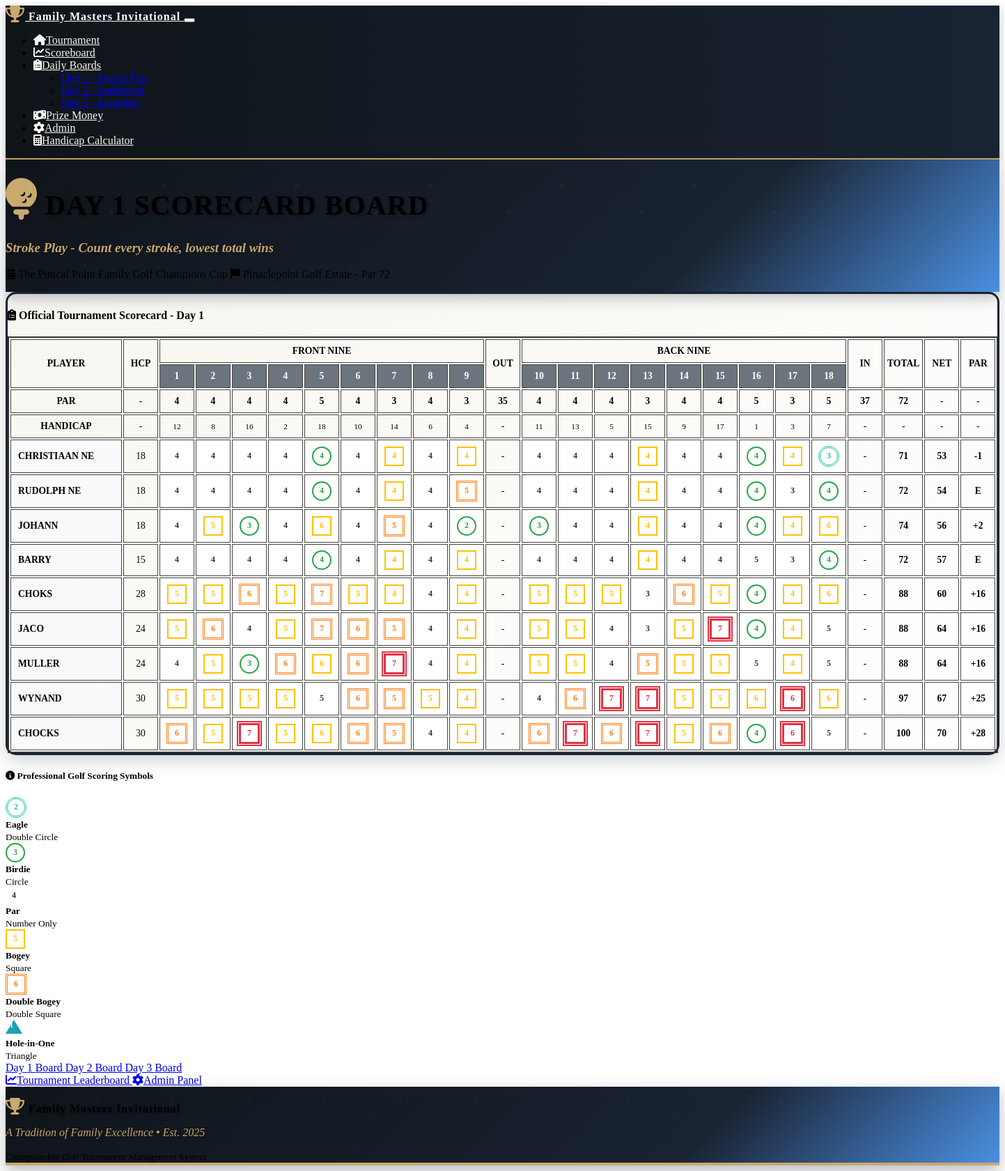
Page /day_board/1 on the earlier database version.
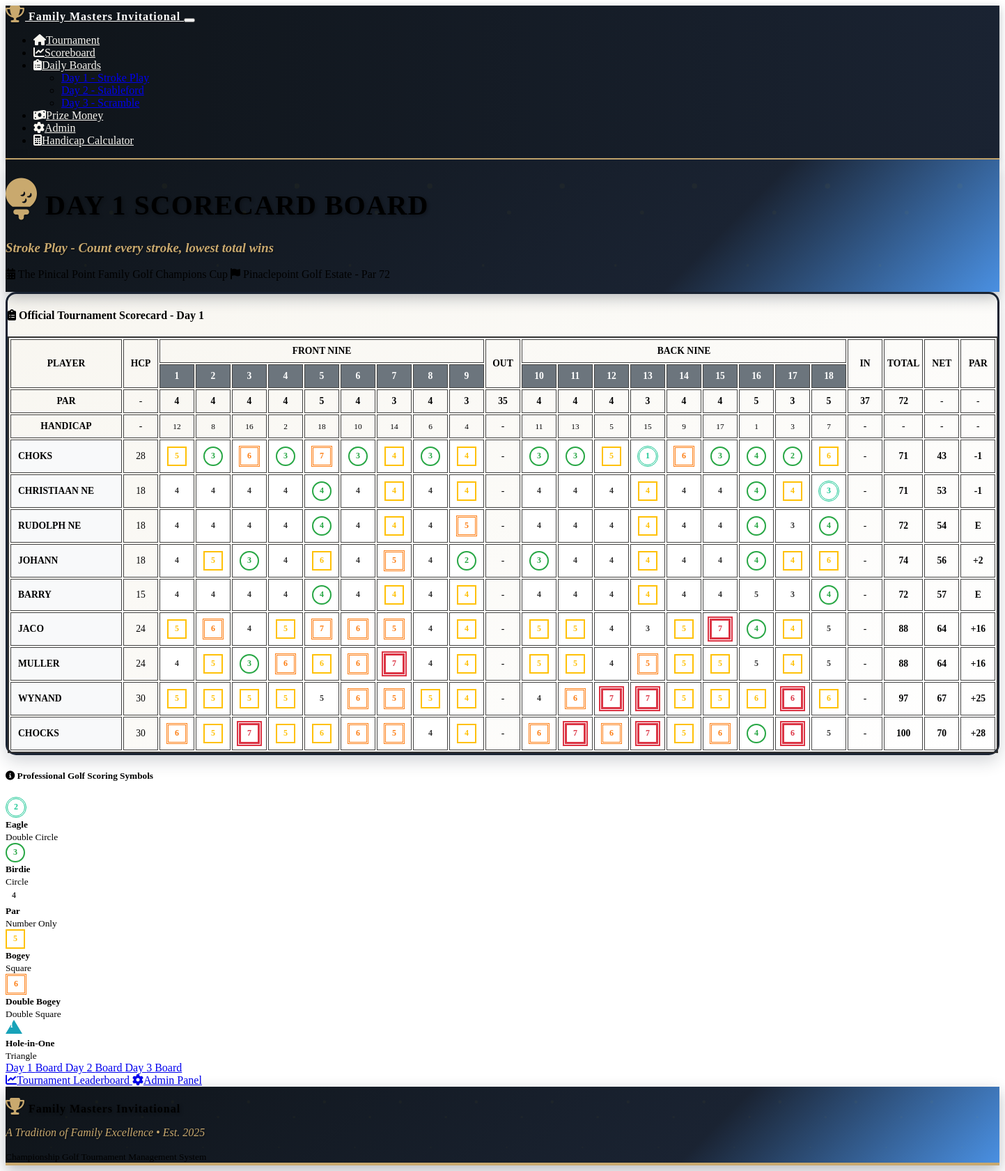
Same page on the later database version.
### models.py (models this page shows, shortened)
class Player(db.Model):
    id = db.Column(db.Integer, primary_key=True)
    name = db.Column(db.String(100), nullable=False)
    tournament_id = db.Column(db.Integer, db.ForeignKey('tournament.id'), nullable=False)
    handicap = db.Column(db.Integer, default=0)
    prize_eligible = db.Column(db.Boolean, default=True)  # New field for prize eligibility
    created_at = db.Column(db.DateTime, default=datetime.utcnow)
    scores = db.relationship('Score', backref='player', lazy=True)

class Score(db.Model):
    id = db.Column(db.Integer, primary_key=True)
    player_id = db.Column(db.Integer, db.ForeignKey('player.id'), nullable=False)
    round_id = db.Column(db.Integer, db.ForeignKey('round.id'), nullable=False)
    hole_1 = db.Column(db.Integer)
    hole_2 = db.Column(db.Integer)
    hole_3 = db.Column(db.Integer)
    hole_4 = db.Column(db.Integer)
    hole_5 = db.Column(db.Integer)
    hole_6 = db.Column(db.Integer)
    hole_7 = db.Column(db.Integer)
    hole_8 = db.Column(db.Integer)
    hole_9 = db.Column(db.Integer)
    hole_10 = db.Column(db.Integer)
    hole_11 = db.Column(db.Integer)
    hole_12 = db.Column(db.Integer)
    hole_13 = db.Column(db.Integer)
    hole_14 = db.Column(db.Integer)
    hole_15 = db.Column(db.Integer)
    hole_16 = db.Column(db.Integer)
    hole_17 = db.Column(db.Integer)
    hole_18 = db.Column(db.Integer)
    total_strokes = db.Column(db.Integer)
    stableford_points = db.Column(db.Integer)
    created_at = db.Column(db.DateTime, default=datetime.utcnow)
    updated_at = db.Column(db.DateTime, default=datetime.utcnow, onupdate=datetime.utcnow)
    def get_hole_score(self, hole_number):
        return getattr(self, f'hole_{hole_number}', None)
    def get_net_score(self):
        if self.total_strokes:
            return self.total_strokes - self.player.handicap
        return None

### routes.py (the view)
@app.route('/day_board/<int:day>')
def day_scorecard_board(day):
    tournament = Tournament.query.first()
    if not tournament:
        return redirect(url_for('player_setup'))
    if day not in [1, 2, 3]:
        flash('Invalid day. Please select day 1, 2, or 3.', 'error')
        return redirect(url_for('scoreboard'))
    round_obj = Round.query.filter_by(tournament_id=tournament.id, day=day).first()
    if not round_obj:
        flash(f'Day {day} round not found.', 'error')
        return redirect(url_for('scoreboard'))
    leaderboard = calculate_leaderboard(tournament.id)
    scores_by_player = {}
    scores = Score.query.filter_by(round_id=round_obj.id).all()
    for score in scores:
        scores_by_player[score.player_id] = score
    return render_template('day_scorecard_board.html',
                         tournament=tournament,
                         day=day,
                         round=round_obj,
                         leaderboard=leaderboard,
                         scores_by_player=scores_by_player,
                         course=PINACLEPOINT_COURSE,
                         tournament_formats=TOURNAMENT_FORMATS)

### templates/day_scorecard_board.html (shortened to what the changed rows need)
{% extends "base.html" %}
{% block content %}
<div class="container-fluid">
    <div class="row mb-4">
        <div class="col-12">
            <div class="card tournament-header scorecard-header">
                <div class="card-body text-center py-3 position-relative">
                    <h1 class="display-4 text-white mb-2 tournament-logo">
                        <i class="fas fa-golf-ball me-3 trophy-icon"></i>
                        DAY {{ day }} SCORECARD BOARD
                    </h1>
                </div>
            </div>
        </div>
    </div>
    <div class="row">
        <div class="col-12">
            <div class="card leaderboard-card">
                <div class="card-body p-0">
                    <div class="table-responsive">
                        <table class="table scorecard-board-table mb-0">
                            <thead class="table-dark">
                                <tr>
                                    <th rowspan="2" class="align-middle text-center" style="min-width: 150px;">PLAYER</th>
                                    <th rowspan="2" class="align-middle text-center">HCP</th>
                                    <th colspan="9" class="text-center bg-success">FRONT NINE</th>
                                    <th rowspan="2" class="align-middle text-center bg-warning text-dark">OUT</th>
                                    <th colspan="9" class="text-center bg-info">BACK NINE</th>
                                    <th rowspan="2" class="align-middle text-center bg-warning text-dark">IN</th>
                                    <th rowspan="2" class="align-middle text-center bg-danger text-white">TOTAL</th>
                                    <th rowspan="2" class="align-middle text-center bg-primary text-white">NET</th>
                                    <th rowspan="2" class="align-middle text-center bg-secondary text-white">PAR</th>
                                </tr>
                                <tr>
                                    {% for hole in range(1, 10) %}
                                    <th class="text-center hole-header">{{ hole }}</th>
                                    {% endfor %}
                                    {% for hole in range(10, 19) %}
                                    <th class="text-center hole-header">{{ hole }}</th>
                                    {% endfor %}
                                </tr>
                                <tr class="table-info">
                                    <td><strong>PAR</strong></td>
                                    <td class="text-center">-</td>
                                    {% for hole in range(1, 10) %}
                                    <td class="text-center"><strong>{{ course.holes[hole-1].par }}</strong></td>
                                    {% endfor %}
                                    <td class="text-center bg-warning"><strong>35</strong></td>
                                    {% for hole in range(10, 19) %}
                                    <td class="text-center"><strong>{{ course.holes[hole-1].par }}</strong></td>
                                    {% endfor %}
                                    <td class="text-center bg-warning"><strong>37</strong></td>
                                    <td class="text-center bg-warning"><strong>72</strong></td>
                                    <td class="text-center">-</td>
                                    <td class="text-center">-</td>
                                </tr>
                                <tr class="table-secondary">
                                    <td><strong>HANDICAP</strong></td>
                                    <td class="text-center">-</td>
                                    {% for hole in range(1, 10) %}
                                    <td class="text-center"><small>{{ course.holes[hole-1].handicap }}</small></td>
                                    {% endfor %}
                                    <td class="text-center bg-warning">-</td>
                                    {% for hole in range(10, 19) %}
                                    <td class="text-center"><small>{{ course.holes[hole-1].handicap }}</small></td>
                                    {% endfor %}
                                    <td class="text-center bg-warning">-</td>
                                    <td class="text-center">-</td>
                                    <td class="text-center">-</td>
                                    <td class="text-center">-</td>
                                </tr>
                            </thead>
                            <tbody>
                                {% for player_data in leaderboard %}
                                {% set player = player_data.player %}
                                {% set score = scores_by_player.get(player.id) %}
                                <tr class="{% if player_data.rank <= 3 %}table-warning{% endif %}">
                                    <td class="player-name">
                                        <strong>{{ player.name.upper() }}</strong>
                                    </td>
                                    <td class="text-center">{{ player.handicap }}</td>
                                    {% set front_total = 0 %}
                                    {% for hole in range(1, 10) %}
                                    <td class="text-center score-cell">
                                        {% if score and score.get_hole_score(hole) %}
                                        {% set hole_score = score.get_hole_score(hole) %}
                                        {% set par = course.holes[hole-1].par %}
                                        {% set front_total = front_total + hole_score %}
                                        {{ get_golf_score_symbol(hole_score, par) | safe }}
                                        {% else %}
                                        <span class="text-muted">-</span>
                                        {% endif %}
                                    </td>
                                    {% endfor %}
                                    <td class="text-center bg-warning">
                                        {% if front_total > 0 %}
                                        <strong>{{ front_total }}</strong>
                                        {% else %}
                                        <span class="text-muted">-</span>
                                        {% endif %}
                                    </td>
                                    {% set back_total = 0 %}
                                    {% for hole in range(10, 19) %}
                                    <td class="text-center score-cell">
                                        {% if score and score.get_hole_score(hole) %}
                                        {% set hole_score = score.get_hole_score(hole) %}
                                        {% set par = course.holes[hole-1].par %}
                                        {% set back_total = back_total + hole_score %}
                                        {{ get_golf_score_symbol(hole_score, par) | safe }}
                                        {% else %}
                                        <span class="text-muted">-</span>
                                        {% endif %}
                                    </td>
                                    {% endfor %}
                                    <td class="text-center bg-warning">
                                        {% if back_total > 0 %}
                                        <strong>{{ back_total }}</strong>
                                        {% else %}
                                        <span class="text-muted">-</span>
                                        {% endif %}
                                    </td>
                                    <td class="text-center bg-danger text-white">
                                        {% if score and score.total_strokes %}
                                        <strong>{{ score.total_strokes }}</strong>
                                        {% else %}
                                        <span class="text-muted">-</span>
                                        {% endif %}
                                    </td>
                                    <td class="text-center bg-primary text-white">
                                        {% if score and score.get_net_score() %}
                                        <strong>{{ score.get_net_score() }}</strong>
                                        {% else %}
                                        <span class="text-muted">-</span>
                                        {% endif %}
                                    </td>
                                    <td class="text-center bg-secondary text-white">
                                        {% if score and score.total_strokes %}
                                        {% set par_diff = score.total_strokes - 72 %}
                                        {% if par_diff == 0 %}
                                        <strong class="text-success">E</strong>
                                        {% elif par_diff > 0 %}
                                        <strong class="text-danger">+{{ par_diff }}</strong>
                                        {% else %}
                                        <strong class="text-success">{{ par_diff }}</strong>
                                        {% endif %}
                                        {% else %}
                                        <span class="text-muted">-</span>
                                        {% endif %}
                                    </td>
                                </tr>
                                {% endfor %}
                            </tbody>
                        </table>
                    </div>
                </div>
            </div>
        </div>
    </div>
</div>
{% endblock %}

Differences in the rows shown:
changed Score (number 1 of 9 on the later page): hole_2 5 → 3 (drawn); hole_4 5 → 3 (drawn); hole_6 5 → 3 (drawn); hole_8 4 → 3 (drawn); hole_10 5 → 3 (drawn); hole_11 5 → 3 (drawn); hole_13 3 → 1 (drawn); hole_15 5 → 3 (drawn); hole_17 4 → 2 (drawn); total_strokes 88 → 71 (drawn)
Other differences:
new list line: "CHOKS 28"
new list line: "5 3 6 3 7 3 4 3 4 - 3 3 5 1 6 3 4 2 6 - -1"
new list line: "71 43"
list line gone: "CHOKS 28"
list line gone: "5 5 6 5 7 5 4 4 4 - 5 5 5 3 6 5 4 4 6 - + 16"
list line gone: "88 60"
